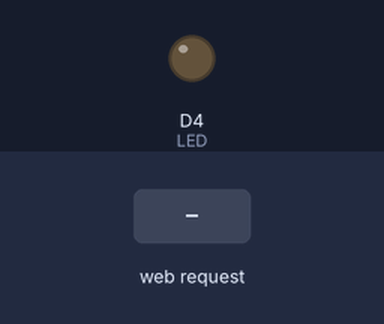
Recording of a sketch running on a simulated ESP8266 (NodeMCU). On the bench: output pins drawn as LEDs (lit = HIGH). The test bench sets the inputs (shaded band). WiFi joins after 1.5 s; servers stay silent unless stated; what the sketch prints to the serial monitor is not drawn.

Above: at 2.7 s.
2.8 s: HTTP request GET /?LED=OFF received
At 4.0 s:
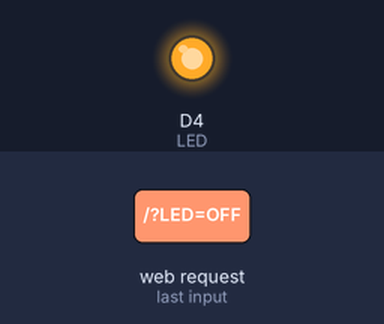
4.3 s: HTTP request GET /?LED=ON received
At 5.1 s:
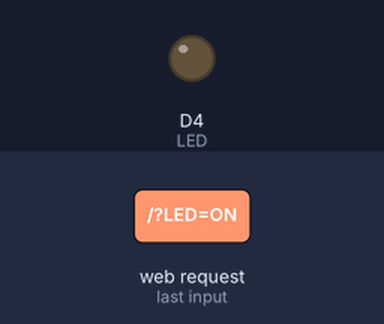
Timing chart, 0 to 7.3 s (numbered marks = the images above; inputs shaded):
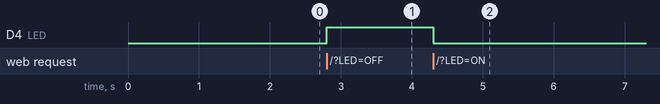

The sketch:

Serveur_Web_simple.ino
```cpp
/*
 * This program is free software; you can redistribute it and/or
 * modify without any restriction
 *
 * This file create a web server based on ESP12 NodeMCU.
 * You can load a page and turn-on and turn off the internal LED
 */

/*
 *   Libraries
 */
#include <ESP8266WiFi.h>
#include <ESP8266WebServer.h>
#include <ESP8266mDNS.h>

/*
 *   Macros
 */
#define PORT 80 //Default port
#define LED D4  //LED Pin

/*
 *   Global variables
 */
const char* ssid     = "creafab_invite";          //SSID
const char* password = "MonTraficEstJournalise";  //Password


const String minimalPageContent = "<html>\
  <head>\
    <title>CREPP Web Server</title>\
    <meta charset=\"utf-8\"/> \
    </head>\
  <body>\
    <h1>Led ESP8266</h1><br>\
    <h3>LED on D4 Pin</h3><br>\
      <a href=\"/?LED=ON\"><button >Turn-on</button></a>\
      <a href=\"/?LED=OFF\"><button >Turn-off</button></a>\
  </body>\
</html>";

const String fullPageContent = "<html>\
  <head>\
    <title>CREPP Web Server</title>\
    <meta charset=\"utf-8\"/> \
    <link rel=\"stylesheet\" href=\"https://stackpath.bootstrapcdn.com/bootstrap/4.3.1/css/bootstrap.min.css\" integrity=\"sha384-ggOyR0iXCbMQv3Xipma34MD+dH/1fQ784/j6cY/iJTQUOhcWr7x9JvoRxT2MZw1T\" crossorigin=\"anonymous\">\
  </head>\
  <body style=\"margin-left:5%;\">\
    <h1>Led on ESP8266</h1><br>\
    <h3>Led control <span class=\"badge badge-secondary\">D4</span> pin</h3><br>\
      <a href=\"/?LED=ON\"><button class=\"btn btn-success\">Turn-on</button></a>\
      <a href=\"/?LED=OFF\"><button class=\"btn btn-danger\">Turn-off</button></a>\
      <a href=\"/?BTN=OK\"><button class=\"btn btn-warning\">Message on Serial port</button></a>\
  </body>\
</html>";

/*
 *   Objects
 */
ESP8266WebServer server(PORT);


void setup() {

  pinMode(LED, OUTPUT);       //LED ouput
  digitalWrite(LED, LOW);     //Turn-on LED
  Serial.begin(115200);       //Baudrate
  WiFi.begin(ssid, password); //Connexion
  Serial.println("");         //New line

  while (WiFi.status() != WL_CONNECTED)
  {
    delay(500);
    Serial.println(">>> Network is not available...Retry...");
  }

  Serial.print(">>> Connected to ");
  Serial.println(ssid);
  Serial.print("with this IP address: ");
  Serial.println(WiFi.localIP());
  Serial.print("and this MAC address : ");
  Serial.println(WiFi.macAddress());

  if (MDNS.begin("esp8266")) //Multicast DNS
  {
    Serial.println(">>> Serveur MDNS : ON");
  }

  server.on("/", mainPage);           //Display main page
  server.onNotFound(notFoundPage);    //Display error page

  server.begin();                     //Starting server
  Serial.println(">>> Starting server");

}

void loop()
{
  server.handleClient(); //Clients handler
}


void mainPage()
{

 if(server.arg("LED")=="ON")        //Reading 'LED' argument value
 {
      digitalWrite(LED, LOW);       //Turn-on LED
 }
 else if(server.arg("LED")=="OFF")
 {
     digitalWrite(LED, HIGH);       //Turn-off LED
 }
  else if(server.arg("BTN")=="OK")
 {
     Serial.println(">>> Coucou");
 }
 else {
  //nothing
 }

 server.send(200, "text/html", fullPageContent); //Sending main page

}

void notFoundPage()  //Bad URL handler
{
  server.send(404, "text/plain", "Page not found !\n\n");
}
```

Measured:
- after the input at 2.8 s, D4 (LED): LOW → HIGH at once
- after the input at 4.3 s, D4 (LED): HIGH → LOW at once
